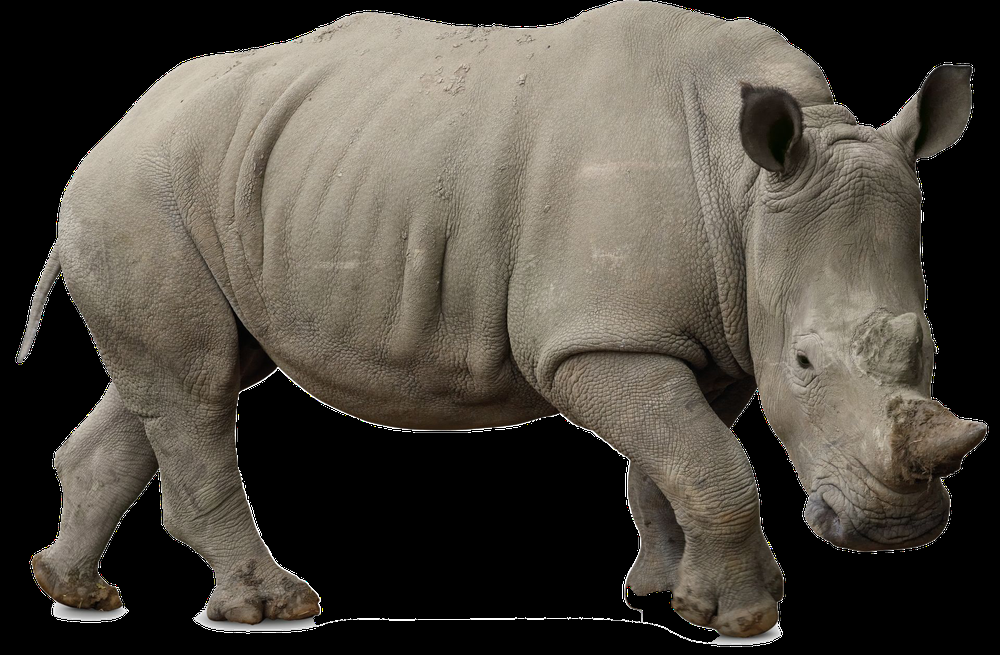
%> input picture test_img/rhino.png, 1000 x 655 px, shrunk from 1920 x 1258 before the run
$ octave segment_rhino.m   (GNU Octave 9; MATLAB toolbox functions it lacks are replaced by stand-ins)
%> lines starting %> are read from the running program, lines starting %| are printed output that depends on the picture
clear
close all

%%
I = 255-rgb2gray(imread('./test_img/rhino.png'));
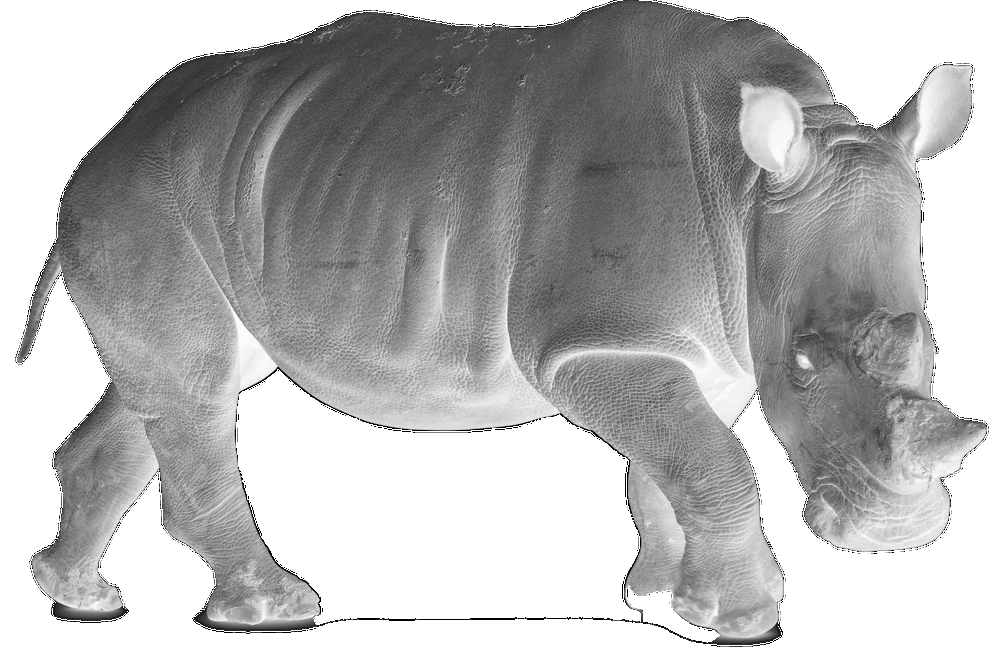
%> I: size 655x1000 uint8; min 0, max 255, mean 180.8
I = I>0;
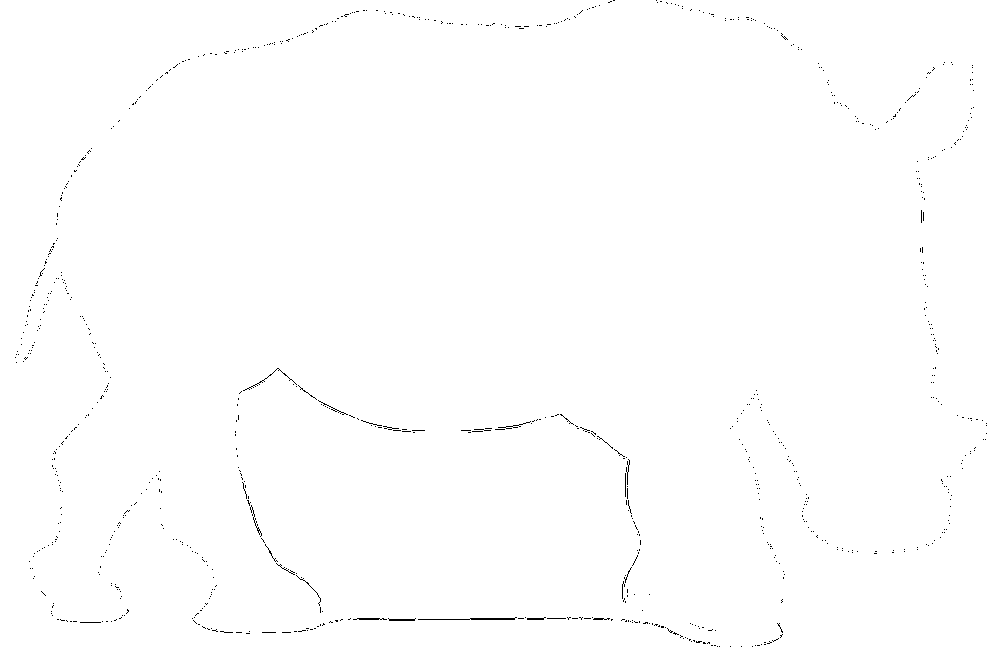
%> I: size 655x1000 logical; 99.6% white; black in thin lines or dots

g = im_grad(I);
f = squeeze(g(1,:,:).^2+g(2,:,:).^2>0);
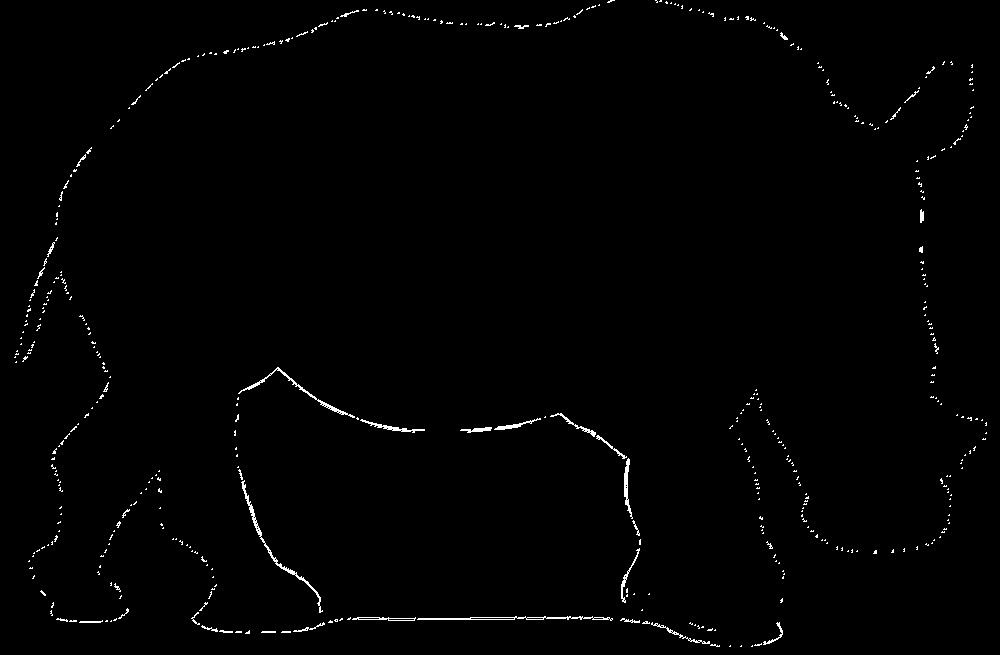
%> f: size 655x1000 logical; 0.91% white in thin lines or dots
imagesc(1-f), colormap('gray')

function g = im_grad(I)
sz = size(I);
g = zeros([2,sz]);
g(1,:,:) = [I(2:end,:)-I(1:end-1,:);zeros(1,sz(2))];
g(2,:,:) = [I(:,2:end)-I(:,1:end-1),zeros(sz(1),1)];
end
